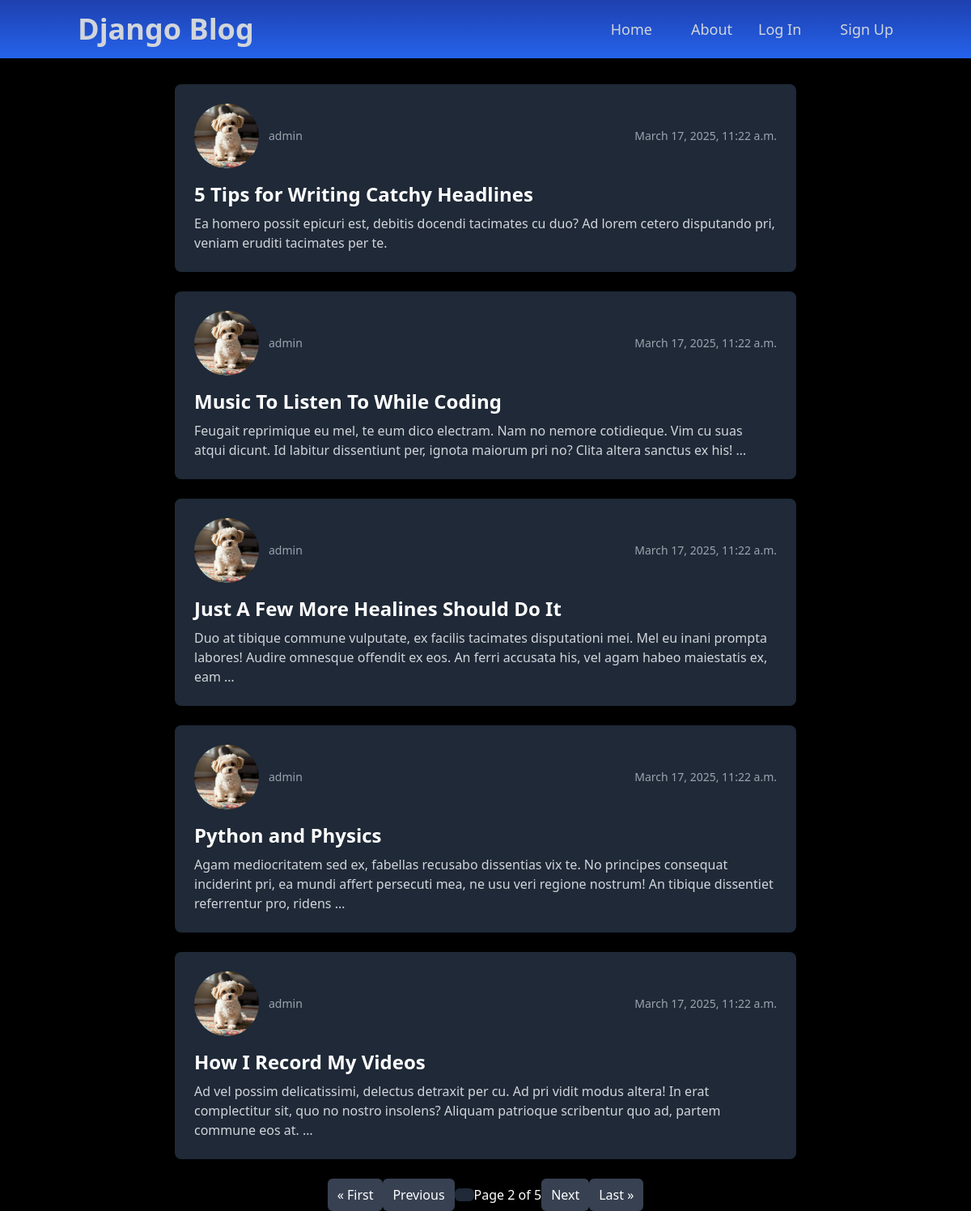
Screenshot of /?page=2 with the database file from the repository.
### blog_app/models.py (models this page shows, shortened)
class Post(models.Model):
    id = models.AutoField(primary_key=True)
    title = models.CharField(max_length=200)
    content = models.TextField(null=True, blank=True)
    user = models.ForeignKey(User, on_delete=models.CASCADE)
    date_posted = models.DateTimeField(default=timezone.now)

### user_app/models.py (models this page shows, shortened)
class Profile(models.Model):
    user = models.OneToOneField(User, on_delete=models.CASCADE)
    profile_image = models.ImageField(default='default_img.jpeg', upload_to='profile_pictures')

### blog_app/views.py (the view)
# urls.py: path("", views.PostListView.as_view(), name='home_page'),
class PostListView(ListView):
    model = Post
    paginate_by = 5
    template_name = 'blog_app/index.html'
    context_object_name = 'posts'
    ordering = ['-date_posted']

### blog_app/templates/blog_app/index.html (shortened to what this page needs)
{% extends "blog_app/base.html" %}
{% load static %}
{% block content %}
    <div class="container mx-auto flex flex-col px-4 md:px-0 max-w-3xl text-white mt-4 md:mt-8 space-y-4 md:space-y-6">
        {% for post in posts %}
        <a href="{% url 'reading_post_page' pk=post.id%}" class="block bg-gray-800 p-4 md:p-6 rounded-lg shadow-lg hover:bg-gray-700 transition duration-300">
            <div class="flex flex-col sm:flex-row justify-between items-start sm:items-center mb-4 space-y-2 sm:space-y-0">
                <div class="flex items-center space-x-3">
                    <img class="h-12 w-12 md:h-20 md:w-20 rounded-full object-cover"
                         src="{{ post.user.profile.profile_image.url }}"
                         alt="Profile picture">
                    <p class="text-sm text-gray-400">{{post.user}}</p>
                </div>
                <p class="text-sm text-gray-400">{{post.date_posted}}</p>
            </div>
            <h1 class="text-xl md:text-2xl font-bold mb-2">{{post.title}}</h1>
            <p class="text-gray-300 text-sm md:text-base">{{post.content|truncatewords:30}}</p>
        </a>
        {% endfor %}
        <div class="flex justify-center items-center mt-6 md:mt-8">
            {% if page_obj.has_previous %}
                <a href="?page=1" class="px-2 py-1 md:px-3 md:py-2 text-sm md:text-base bg-gray-700 text-white rounded-md hover:bg-gray-600 transition duration-300">&laquo; First</a>
                <a href="?page={{ page_obj.previous_page_number }}" class="px-2 py-1 md:px-3 md:py-2 text-sm md:text-base bg-gray-700 text-white rounded-md hover:bg-gray-600 transition duration-300">Previous</a>
            {% endif %}
            <span class="px-2 py-1 md:px-3 md:py-2 text-sm md:text-base bg-gray-800 text-white rounded-md"></span>
                Page {{ page_obj.number }} of {{ page_obj.paginator.num_pages }}
            {% if page_obj.has_next %}
                <a href="?page={{ page_obj.next_page_number }}" class="px-2 py-1 md:px-3 md:py-2 text-sm md:text-base bg-gray-700 text-white rounded-md hover:bg-gray-600 transition duration-300">Next</a>
                <a href="?page={{ page_obj.paginator.num_pages }}" class="px-2 py-1 md:px-3 md:py-2 text-sm md:text-base bg-gray-700 text-white rounded-md hover:bg-gray-600 transition duration-300">Last &raquo;</a>
            {% endif %}
        </div>
    </div>
{% endblock %}

### rows the page displays
Post: user.profile.profile_image (placeholder picture), user "admin", date_posted "March 17, 2025, 11:22 a.m.", title "5 Tips for Writing Catchy Headlines", content "Ea homero possit epicuri est, debitis docendi tacimates cu duo? Ad lorem cetero disputando pri, veniam eruditi tacimates per te."
Post: user.profile.profile_image (placeholder picture), user "admin", date_posted "March 17, 2025, 11:22 a.m.", title "Music To Listen To While Coding", content "Feugait reprimique eu mel, te eum dico electram. Nam no nemore cotidieque. Vim cu suas atqui dicunt. Id labitur dissentiunt per, ignota maiorum pri no? Clita altera sanctus ex his! …"
Post: user.profile.profile_image (placeholder picture), user "admin", date_posted "March 17, 2025, 11:22 a.m.", title "Just A Few More Healines Should Do It", content "Duo at tibique commune vulputate, ex facilis tacimates disputationi mei. Mel eu inani prompta labores! Audire omnesque offendit ex eos. An ferri accusata his, vel agam habeo maiestatis ex, eam …"
Post: user.profile.profile_image (placeholder picture), user "admin", date_posted "March 17, 2025, 11:22 a.m.", title "Python and Physics", content "Agam mediocritatem sed ex, fabellas recusabo dissentias vix te. No principes consequat inciderint pri, ea mundi affert persecuti mea, ne usu veri regione nostrum! An tibique dissentiet referrentur pro, ridens …"
Post: user.profile.profile_image (placeholder picture), user "admin", date_posted "March 17, 2025, 11:22 a.m.", title "How I Record My Videos", content "Ad vel possim delicatissimi, delectus detraxit per cu. Ad pri vidit modus altera! In erat complectitur sit, quo no nostro insolens? Aliquam patrioque scribentur quo ad, partem commune eos at. …"

### other values shown
{{ page_obj.number }} "2"
{{ page_obj.paginator.num_pages }} "5"
